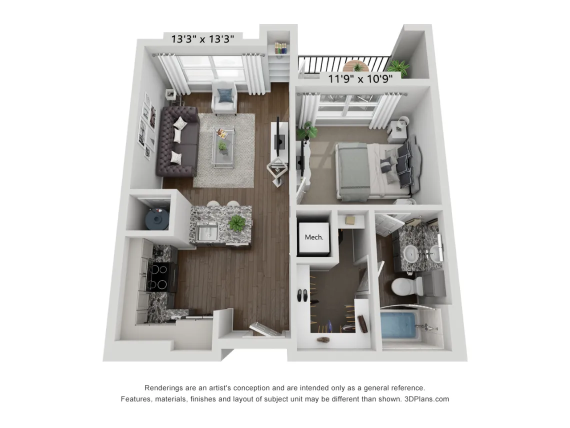
#> input picture data/inputs/1.webp, 1140 x 855 px (shown at 1/2 size); its folder holds only this picture in this run
$ python main.py
#> lines starting #> are read from the running program, lines starting #| are printed output that depends on the picture; after the words box and inside, x2 and y2 are one past the last pixel; in counts of white or black regions, pixels touching at a corner belong together
### utils.py
import cv2
import numpy as np
from PIL import Image, ImageDraw, ImageFont


def pipeline_panel(array, label, size=(400, 400), padding=8):
    if array.dtype == bool or (array.ndim == 2 and array.max() <= 1):
        array = array.astype(np.uint8) * 255

    image = Image.fromarray(array.astype(np.uint8))
    if image.mode != "RGB":
        image = image.convert("RGB")
    image = image.resize(size)

    draw = ImageDraw.Draw(image)
    font = ImageFont.truetype("Arial.ttf", 22)
    text_bbox = draw.textbbox((0, 0), label, font=font)
    text_position = (padding, size[1] - (text_bbox[3] - text_bbox[1]) - padding)
    draw.text(text_position, label, font=font, fill=(0, 255, 0), stroke_width=2, stroke_fill=(0, 0, 0))
    return image


def save_pipeline_image(output_path, steps, panel_size=(400, 400), columns=2):
    rows = int(np.ceil(len(steps) / columns))
    pipeline = Image.new("RGB", (panel_size[0] * columns, panel_size[1] * rows), "white")
    for index, (label, panel) in enumerate(steps):
        x = (index % columns) * panel_size[0]
        y = (index // columns) * panel_size[1]
        pipeline.paste(pipeline_panel(panel, label, panel_size), (x, y))
    pipeline.save(output_path)


def describe_rooms(labels):
    rooms = []
    total_area = int((labels > 0).sum())

    for index, label in enumerate(np.unique(labels[labels > 0]), start=1):
        room_mask = (labels == label).astype(np.uint8)
        area = int(room_mask.sum())

        contours, _ = cv2.findContours(room_mask, cv2.RETR_EXTERNAL, cv2.CHAIN_APPROX_SIMPLE)
        contour = max(contours, key=cv2.contourArea)
        epsilon = 0.01 * cv2.arcLength(contour, True)
        polygon = cv2.approxPolyDP(contour, epsilon, True).reshape(-1, 2).astype(int).tolist()

        moments = cv2.moments(room_mask)
        center = [int(moments["m10"] / moments["m00"]), int(moments["m01"] / moments["m00"])]

        rooms.append(
            {
                "index": index,
                "area": area,
                "relative_area": area / total_area,
                "area_percent": round(area / total_area * 100, 2),
                "center": center,
                "polygon": polygon,
            }
        )

    return rooms


def draw_room_area_labels(overlay, rooms):
    image = Image.fromarray(overlay)
    draw = ImageDraw.Draw(image)
    font = ImageFont.truetype("Arial.ttf", 32)

    for room in rooms:
        label = f"{room['area_percent']:.1f}%"
        text_bbox = draw.textbbox((0, 0), label, font=font)
        text_width = text_bbox[2] - text_bbox[0]
        text_height = text_bbox[3] - text_bbox[1]
        x = room["center"][0] - text_width // 2
        y = room["center"][1] - text_height // 2
        draw.text((x, y), label, font=font, fill=(0, 255, 0), stroke_width=3, stroke_fill=(0, 0, 0))

    return np.array(image)

### main.py
import json
from pathlib import Path

import cv2
import numpy as np
from PIL import Image

from utils import describe_rooms, draw_room_area_labels, save_pipeline_image


def label_rooms(floorplan, wall_lines):
    wall_mask = cv2.dilate(wall_lines.astype(np.uint8), cv2.getStructuringElement(cv2.MORPH_RECT, (3, 3))).astype(bool)

    room_space = floorplan & ~wall_mask
    _, labels = cv2.connectedComponents(room_space.astype(np.uint8), 8)

    outer_edge = floorplan & ~cv2.erode(
        floorplan.astype(np.uint8), cv2.getStructuringElement(cv2.MORPH_RECT, (3, 3))
    ).astype(bool)

    edge_labels = np.unique(labels[outer_edge])
    for label in edge_labels:
        labels[labels == label] = 0

    return labels


def color_regions(labels, wall_lines=None):
    rng = np.random.default_rng(7)
    colored = np.zeros((*labels.shape, 3), dtype=np.uint8)
    for label in range(1, labels.max() + 1):
        colored[labels == label] = rng.integers(40, 256, size=3, dtype=np.uint8)
    return colored


def overlay_regions(rgb, labels, alpha=0.45):
    overlay = rgb.copy()
    region_colors = color_regions(labels)
    region_mask = labels > 0
    overlay[region_mask] = (
        rgb[region_mask].astype(np.float32) * (1 - alpha) + region_colors[region_mask].astype(np.float32) * alpha
    ).astype(np.uint8)
    return overlay


def fill_holes(mask):
    padded = np.pad(mask.astype(np.uint8), 1)
    flood = padded.copy()
    cv2.floodFill(flood, None, (0, 0), 1)
    holes = flood[1:-1, 1:-1] == 0
    return mask | holes


def close_region_gaps(labels, kernel_size=9):
    closed_labels = labels.copy()
    kernel = cv2.getStructuringElement(cv2.MORPH_ELLIPSE, (kernel_size, kernel_size))

    # Close and fill each room separately so small gaps become part of the room.
    region_ids = np.unique(labels[labels > 0])
    for region_id in region_ids:
        region = labels == region_id
        closed = cv2.morphologyEx(region.astype(np.uint8), cv2.MORPH_CLOSE, kernel).astype(bool)
        filled = fill_holes(closed)

        # Only claim unlabeled pixels; do not overwrite another room.
        closed_labels[(closed_labels == 0) & filled] = region_id

    return closed_labels


def merge_small_regions(labels, min_area=50):
    merged = labels.copy()

    # Split rooms into small regions that should be merged and large target regions.
    region_ids, areas = np.unique(labels[labels > 0], return_counts=True)
    area_by_id = dict(zip(region_ids, areas))
    large_ids = set(region_ids[areas >= min_area])
    kernel = cv2.getStructuringElement(cv2.MORPH_RECT, (3, 3))

    for region_id, area in zip(region_ids, areas):
        if area >= min_area:
            continue

        region_mask = labels == region_id
        search = region_mask.astype(np.uint8)

        # Grow the small region until it touches a large neighboring region.
        touched_ids = set()
        while not touched_ids:
            search = cv2.dilate(search, kernel)
            touched_ids = set(np.unique(labels[search > 0])) & large_ids

        # Merge into the largest touched neighbor.
        target_id = max(touched_ids, key=lambda label: area_by_id[label])
        merged[region_mask | ((search > 0) & (labels == 0))] = target_id

    return merged


def main():
    input_dir = Path("data/inputs")
    output_dir = Path("data/output")

    for image_path in sorted(input_dir.glob("*.webp")):
        ### 1. Load image and convert to HSV
        rgb = np.array(Image.open(image_path).convert("RGB"))
#> rgb is the input picture: shape (855, 1140, 3); mean R, G, B 208.9, 207.6, 205.7
        hsv = cv2.cvtColor(rgb, cv2.COLOR_RGB2HSV)
#> hsv: shape (855, 1140, 3); mean H, S, V 12.4, 9.6, 209.3
        sat = hsv[:, :, 1]
        val = hsv[:, :, 2]

        ### 2. Isolate the drawing from the white background
        # The constants were chosen empirically
        drawing_mask = ((val < 247) | (sat > 10)).astype(np.uint8)
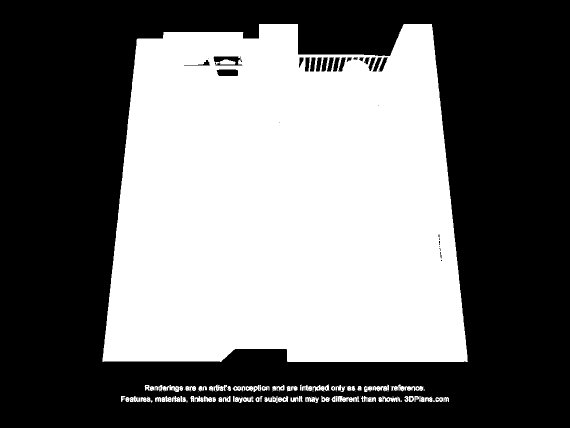
#> drawing_mask: shape (855, 1140) (shown at 1/2 size); values 0 (black) and 1 (white), 44% white; 118 white regions (56 under 20 px), largest, box (x1, y1, x2, y2) and area: (205, 48, 936, 724) 420963, (781, 769, 847, 783) 449, (309, 770, 366, 784) 416

        ### 3. Find and fill the floorplan region
        # Connected components split the drawing into separate blobs.
        _, labels, stats, _ = cv2.connectedComponentsWithStats(drawing_mask.astype(np.uint8), 8)
#> labels: shape (855, 1140) int32; 119 distinct labels, from 0 to 118
#> stats = 119 rows, first 6: [0, 0, 1140, 855, 545486], [205, 48, 731, 676, 420963], [796, 69, 1, 1, 1], [765, 110, 5, 1, 5], [712, 116, 1, 1, 1], [439, 119, 32, 10, 247]
        # We keep the largest blob because it is the main floorplan footprint.
        largest_component = labels == (1 + np.argmax(stats[1:, cv2.CC_STAT_AREA]))
#> largest_component: shape (855, 1140) bool; 43.2% white; 1 white region, box (x1, y1, x2, y2) and area: (205, 48, 936, 724) 420963
        floorplan = fill_holes(largest_component)

        ### 4. Extract outer floorplan boundary
        # Erosion shrinks the floorplan
        outer = floorplan & ~cv2.erode(
            floorplan.astype(np.uint8), cv2.getStructuringElement(cv2.MORPH_ELLIPSE, (19, 19))
        ).astype(bool)
#> outer: shape (855, 1140) bool; 2.6% white; 1 white region, box (x1, y1, x2, y2) and area: (205, 48, 936, 724) 25362

        ### 5. Build final border mask
        # Use light interior wall pixels plus the extracted outer boundary.
        # The constants were chosen empirically
        borders = (((val > 200) & (sat < 48) & floorplan) | outer) & floorplan
#> borders: shape (855, 1140) bool; 11.9% white; 359 white regions (313 under 20 px), largest, box (x1, y1, x2, y2) and area: (205, 48, 936, 724) 92066, (321, 106, 501, 216) 8374, (629, 187, 775, 245) 3239

        ### 6. Extract largest border component
        n, labels, stats, _ = cv2.connectedComponentsWithStats(borders.astype(np.uint8), 8)
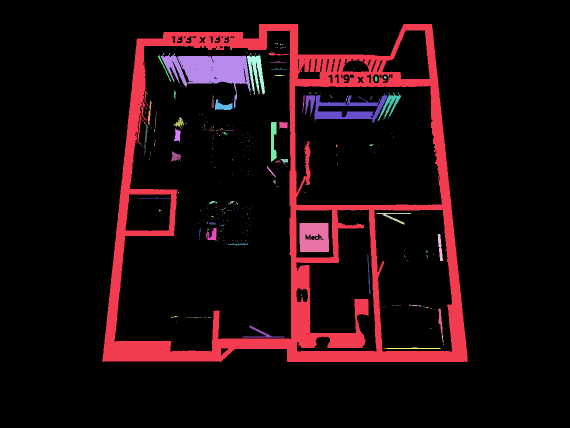
#> labels: shape (855, 1140) int32 (shown at 1/2 size); 360 distinct labels, from 0 to 359; one colour per label, 0 black
#> n = 360; stats = 360 rows, first 6: [0, 0, 1140, 855, 858995], [205, 48, 731, 676, 92066], [551, 86, 2, 2, 4], [554, 86, 2, 3, 4], [560, 88, 2, 2, 4], [565, 88, 2, 2, 3]
        border_component = np.zeros(borders.shape, dtype=bool)
        if n > 1:
            border_component = labels == (1 + np.argmax(stats[1:, cv2.CC_STAT_AREA]))
#> border_component: shape (855, 1140) bool; 9.4% white; 1 white region, box (x1, y1, x2, y2) and area: (205, 48, 936, 724) 92066

        ### 7. Skeletonize inner and outer walls
        line_mask = cv2.ximgproc.thinning(border_component.astype(np.uint8) * 255) > 0
#> line_mask: shape (855, 1140) bool; 0.76% white in thin lines or dots, all inside (x1, y1, x2, y2) = (218, 54, 919, 717)

        ### 8. Color inner room regions
        room_labels = label_rooms(floorplan, line_mask)
#> in label_rooms, `edge_labels = np.unique(labels[outer_edge])`: edge_labels = [1]
#> the loop in label_rooms, `for label in edge_labels:` made 1 pass
#> after the loop in label_rooms, `for label in edge_labels:`:
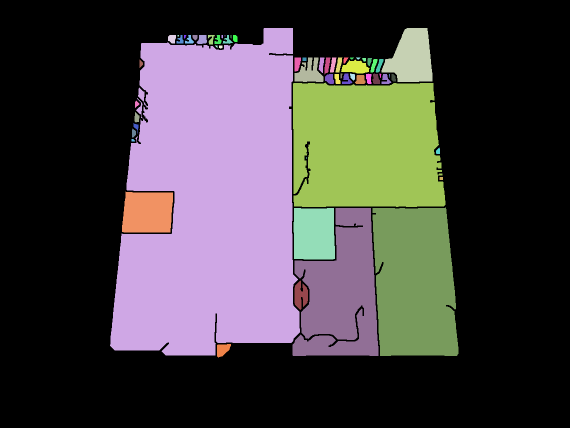
#> labels: shape (855, 1140) int32 (shown at 1/2 size); 62 distinct labels, from 0 to 62; one colour per label, 0 black
        room_regions = color_regions(room_labels, line_mask)

        ### 9. Merge tiny room regions
        merged_room_labels = merge_small_regions(room_labels, min_area=2600)
#> in merge_small_regions, `region_ids, areas = np.unique(labels[labels > 0], return_counts=True)`: region_ids = 61 values from 2 to 62; areas = 61 values, max 194710 at index 0, min 4 at index 53, mean 6225.4
#> in merge_small_regions, `area_by_id = dict(zip(region_ids, areas))`: area_by_id = 61 items
#> in merge_small_regions, `large_ids = set(region_ids[areas >= min_area])`: large_ids = 7 items
#> the loop in merge_small_regions, `for region_id, area in zip(region_ids, areas):` made 61 passes
#> (area, target_id) on passes 3, 5, 6, 7, 8, 9, 10, 11: (223, 2), (143, 2), (24, 2), (164, 2), (85, 2), (292, 2), (154, 2), (164, 2)
#> after the loop in merge_small_regions, `for region_id, area in zip(region_ids, areas):`:
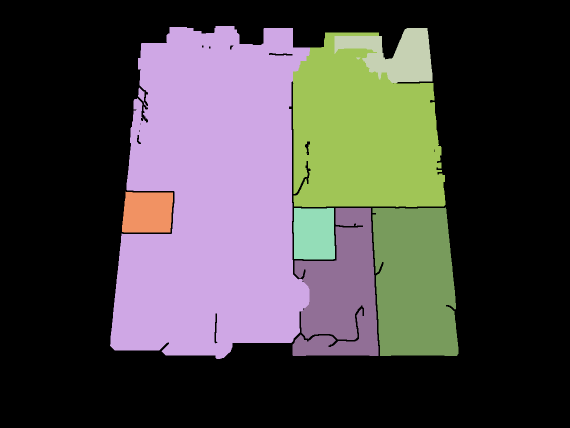
#> merged: shape (855, 1140) int32 (shown at 1/2 size); 8 distinct labels, from 0 to 60; one colour per label, 0 black
        merged_room_regions = color_regions(merged_room_labels)
#> after the loop in color_regions (call 2), `for label in range(1, labels.max() + 1):`:
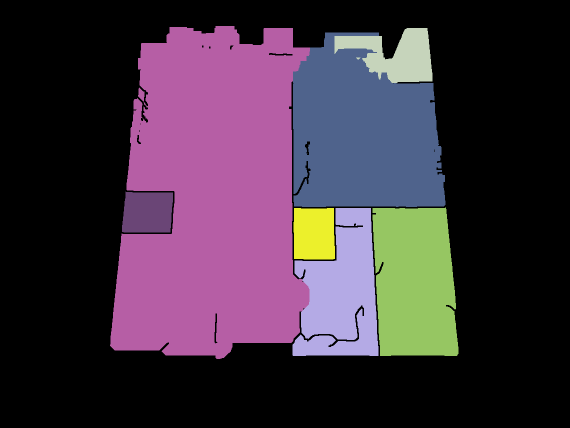
#> colored: shape (855, 1140, 3) (shown at 1/2 size); mean of channels 0, 1, 2 63.7, 48.7, 63; drawn as R, G, B

        ### 10. Close room gaps
        closed_room_labels = close_region_gaps(merged_room_labels, kernel_size=9)
#> in close_region_gaps, `region_ids = np.unique(labels[labels > 0])`: region_ids = [2, 3, 48, 57, 58, 59, 60]
#> the loop in close_region_gaps, `for region_id in region_ids:` made 7 passes
#> region_id on passes 1 to 7: 2, 3, 48, 57, 58, 59, 60
#> after the loop in close_region_gaps, `for region_id in region_ids:`:
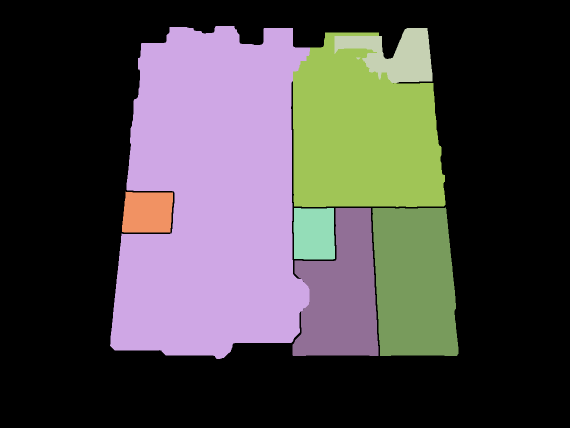
#> closed_labels: shape (855, 1140) int32 (shown at 1/2 size); 8 distinct labels, from 0 to 60; one colour per label, 0 black
        closed_room_regions = color_regions(closed_room_labels)

        ### 11. Overlay
        overlay = overlay_regions(rgb, closed_room_labels)
        rooms = describe_rooms(closed_room_labels)
#> in describe_rooms, `total_area = int((labels > 0).sum())`: total_area = 399043
#> the loop in describe_rooms, `for index, label in enumerate(np.unique(labels[labels > 0]), start=1):` made 7 passes
#> (label, area, epsilon, center) on passes 1, 2, 3, 7: (2, 205918, 23.67, [424, 393]), (3, 12107, 7.58, [790, 110]), (48, 83475, 15.52, [724, 268]), (60, 36169, 9.52, [682, 586])
#> after the loop in describe_rooms, `for index, label in enumerate(np.unique(labels[labels > 0]), start=1):`: rooms = 7 items
#> rooms = 7 items
        overlay = draw_room_area_labels(overlay, rooms)
#> the loop in draw_room_area_labels, `for room in rooms:` made 7 passes
#> (label, text_bbox, text_width, x, y) on passes 1 to 7: ('51.6%', (0, 7, 102, 30), 102, 373, 382), ('3.0%', (0, 7, 81, 30), 81, 750, 99), ('20.9%', (0, 7, 102, 30), 102, 673, 257), ('1.9%', (0, 7, 81, 30), 81, 254, 413), ('11.4%', (0, 7, 102, 30), 102, 777, 553), ('2.1%', (0, 7, 81, 30), 81, 587, 456), ('9.1%', (0, 7, 81, 30), 81, 642, 575)

        # Save final outputs
        image_output_dir = output_dir / image_path.stem
        image_output_dir.mkdir(parents=True, exist_ok=True)
        save_pipeline_image(
            image_output_dir / "pipeline.png",
            [
                ("1. Load image and convert to HSV", rgb),
                ("2. Isolate the drawing from the white background", drawing_mask),
                ("3. Find and fill floorplan", floorplan),
                ("4. Extract outer boundary", outer),
                ("5. Build final border mask", borders),
                ("6. Extract largest border component", border_component),
                ("7. Skeletonize walls", line_mask),
                ("8. Color inner regions", room_regions),
                ("9. Merge tiny regions", merged_room_regions),
                ("10. Close room gaps", closed_room_regions),
                ("11. Overlay", overlay),
            ],
            columns=3,
        )
#> in save_pipeline_image, `rows = int(np.ceil(len(steps) / columns))`: rows = 4
#> the loop in save_pipeline_image, `for index, (label, panel) in enumerate(steps):` made 11 passes
#> (label, x, y, text_bbox in pipeline_panel, text_position in pipeline_panel) on passes 1, 3, 4, 5, 6: ('1. Load image and convert to HSV', 0, 0, (0, 4, 377, 26), (8, 370)), ('3. Find and fill floorplan', 800, 0, (0, 4, 259, 26), (8, 370)), ('4. Extract outer boundary', 0, 400, (0, 4, 284, 26), (8, 370)), ('5. Build final border mask', 400, 400, (0, 4, 284, 21), (8, 375)), ('6. Extract largest border component', 800, 400, (0, 4, 401, 26), (8, 370))
#> after the loop in save_pipeline_image, `for index, (label, panel) in enumerate(steps):`:
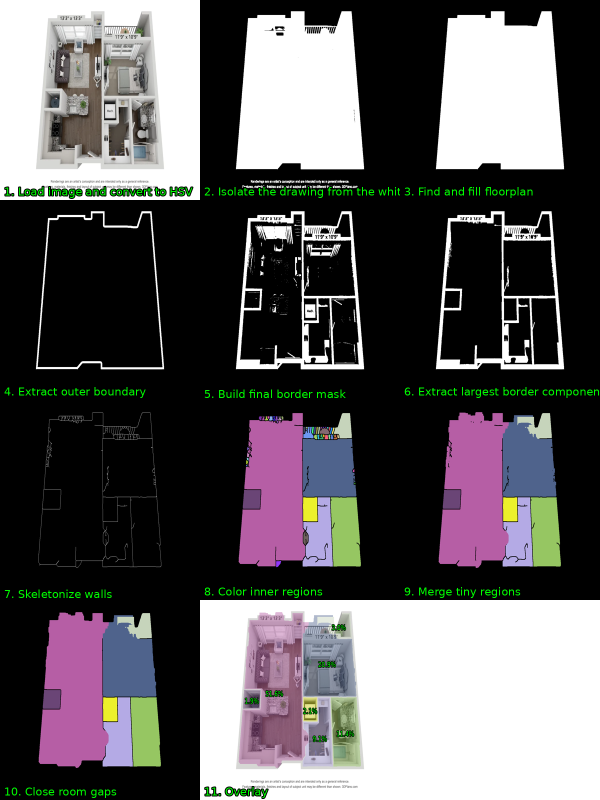
#> pipeline: PIL image 1200x1600 RGB (shown at 1/2 size); mean R, G, B 94.8, 92.2, 94.2
        Image.fromarray(overlay).save(image_output_dir / "overlay.png")
        with (image_output_dir / "rooms.json").open("w") as file:
            json.dump(
                {
                    "source": str(image_path),
                    "image_width": rgb.shape[1],
                    "image_height": rgb.shape[0],
                    "room_count": len(rooms),
                    "rooms": rooms,
                },
                file,
                indent=2,
            )
        print(f"wrote {image_output_dir}")


if __name__ == "__main__":
    main()
